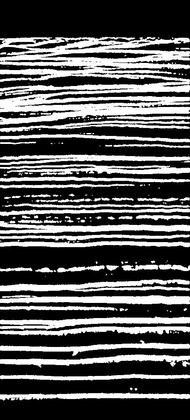
%> input picture zach/resultImages/image1.jpg, 190 x 420 px, shrunk from 453 x 1001 before the run
$ octave dataScript2.m   (GNU Octave 9; MATLAB toolbox functions it lacks are replaced by stand-ins)
%> lines starting %> are read from the running program, lines starting %| are printed output that depends on the picture; in (x1, y1, x2, y2) boxes, pixels count from 0 and x2, y2 are one past the last pixel; in counts of white or black regions, pixels touching at a corner belong together; the program's own positions count from 1
firstImage = im2double(imread('resultImages/image1.jpg'));
%> firstImage: size 420x190 double; min 0, max 1, mean 0.349
sizeImage = size(firstImage);
%> sizeImage = [420 190]
height = sizeImage(1);
%> height = 420
width = sizeImage(2);
%> width = 190

numImages = 50;
index = 1;
numPossibleTotalValues = numImages*height*width*2;
%> numPossibleTotalValues = 7980000

points = zeros(numPossibleTotalValues,3);
threshold = 0.3;
prevImageSeg = zeros(sizeImage);

voxelValues = zeros(1,numPossibleTotalValues);

for num = 1:numImages

    imname = strcat('resultImages/image',num2str(num),'.jpg');
    image1 = im2double(imread(imname));

    image1Seg = double(image1>threshold);
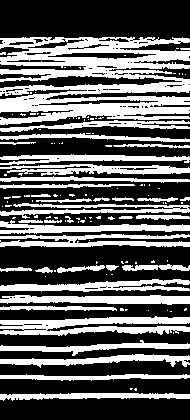
%> image1Seg: size 420x190 double; values 0 (black) and 1 (white), 38.8% white; 126 white regions (90 under 20 px), largest, box (x1, y1, x2, y2) and area: (0, 37, 190, 125) 10318, (0, 316, 190, 336) 2352, (0, 234, 190, 247) 1559

    image01Seg = double(prevImageSeg&image1Seg);
%> image01Seg: size 420x190 double; every value is 0

    for x = 1:width
       for y = 1:height
           voxelValues(index) = uint8(image01Seg(y,x));
           index = index + 1;
       end
    end
%> after the loop, index = 79801

    for x = 1:width
       for y = 1:height
           voxelValues(index) = uint8(image1Seg(y,x));
           index = index + 1;
       end
    end
%> after the loop, index = 159601
%> (the run ends here)
